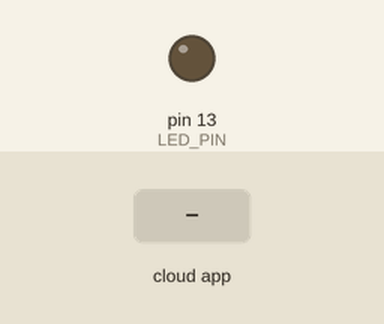
This program was run on a simulated Arduino Nano Every. Shown: output pins drawn as LEDs (lit = HIGH). The inputs (shaded band) are chosen by the test bench. The ROS host is connected and sends only what is stated.

Above: at 1.3 s.
1.4 s: the phone or cloud app sets toggle_led to 0
At 2.7 s:
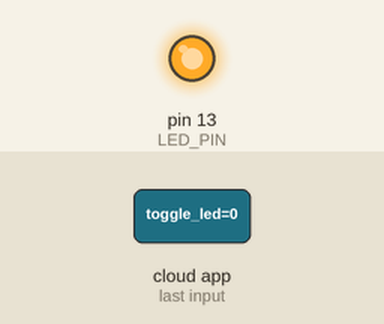
3.0 s: the phone or cloud app sets toggle_led to 1
At 4.1 s:
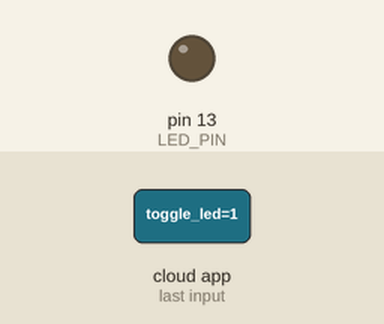
Timing chart, 0 to 6.0 s (numbered marks = the images above; inputs shaded):
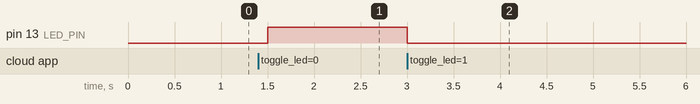

Measured:
- after the input at 1.4 s, pin 13 (LED_PIN): LOW → HIGH after 0.10 s
- after the input at 3.0 s, pin 13 (LED_PIN): HIGH → LOW at once

The program:

main.cpp
```cpp
/*
 * rosserial PubSub Example
 * Prints/publishes "hello world!" and toggles led
 * to toggle the LED issue the commands
 * window 1: $ roscore
 * window 2: $ rosrun rosserial_python serial_node.py /dev/ttyACM0    # confirm port first
 * window 3: $ rostopic echo /chatter  then $ rostopic pub toggle_led std_msgs/Empty --once
 */
//#include <Arduino.h>
#include <ros.h>
#include <std_msgs/String.h>
#include <std_msgs/Empty.h>

#define LED_PIN 13   // 13 for Nano Every, 2 for TTGO LoRa

ros::NodeHandle  nh;


void messageCb( const std_msgs::Empty& toggle_msg){
  digitalWrite(LED_PIN, HIGH-digitalRead(LED_PIN));   // blink the led
}

ros::Subscriber<std_msgs::Empty> sub("toggle_led", messageCb );


std_msgs::String str_msg;
ros::Publisher chatter("chatter", &str_msg);

char hello[13] = "hello world!";

void setup()
{
  pinMode(LED_PIN, OUTPUT);
  nh.initNode();
  nh.advertise(chatter);
  nh.subscribe(sub);
}

void loop()
{
  str_msg.data = hello;
  chatter.publish( &str_msg );
  nh.spinOnce();
  delay(500);
}
```
